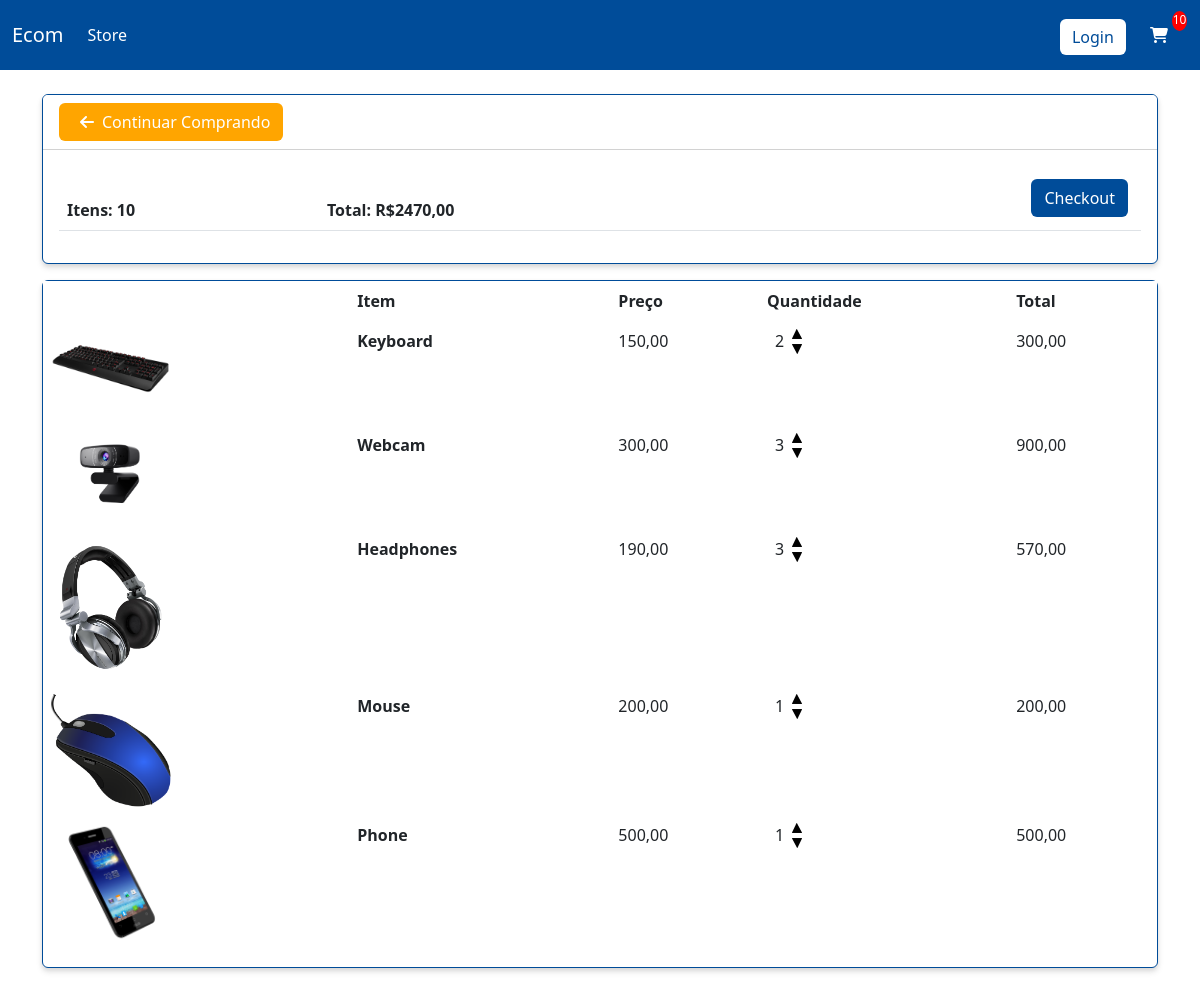
The page /cart/ (signed in) on the database as committed earlier.
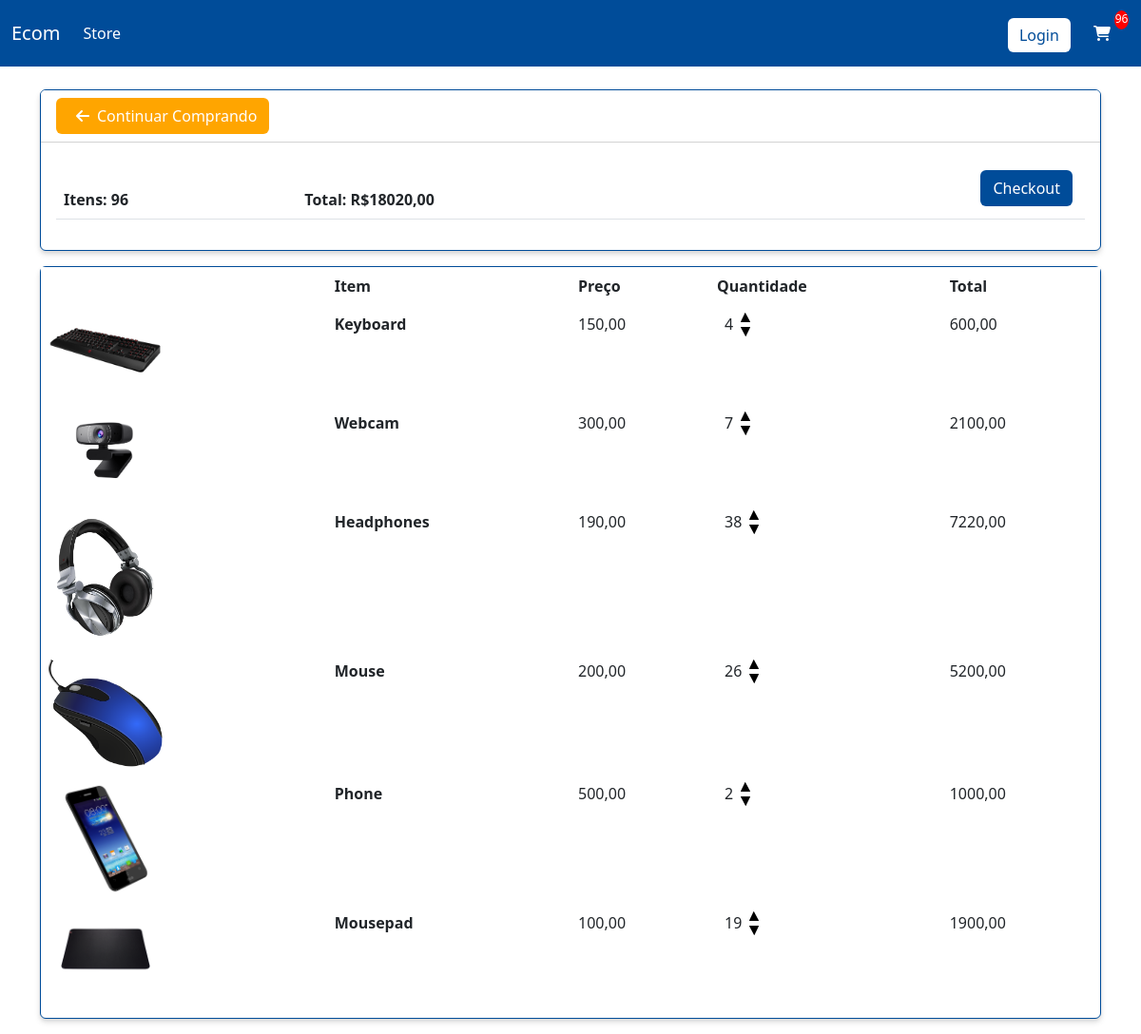
The same page on the database as committed later.
### store/models.py (models this page shows, shortened)
class Pedido(models.Model):
    cliente = models.ForeignKey(Cliente, on_delete=models.SET_NULL, blank=True, null=True)
    data = models.DateTimeField(auto_now_add=True)
    completo = models.BooleanField(default=False, null=True, blank=False)
    transacao_id = models.CharField(max_length=200, null=True)
    @property
    def valor_total_carrinho(self):
        itempedido = self.itempedido_set.all()
        total = sum([item.valor_total for item in itempedido])
        return total
    @property
    def valor_total_itens(self):
        itempedido = self.itempedido_set.all()
        total = sum([item.quantidade for item in itempedido])
        return total

class ItemPedido(models.Model):
    produto = models.ForeignKey(Produto, on_delete=models.SET_NULL, blank=True, null=True)
    pedido = models.ForeignKey(Pedido, on_delete=models.SET_NULL, blank=True, null=True)
    quantidade = models.IntegerField(default=0, null=True, blank=False)
    data_add = models.DateTimeField(auto_now_add=True)
    @property
    def valor_total(self):
        total = self.produto.preco * self.quantidade
        return total

class Produto(models.Model):
    nome = models.CharField(max_length=200, null=True)
    preco = models.FloatField()
    digital = models.BooleanField(default=False, null=True, blank=False)
    imagem = models.ImageField(null=True, blank=True)
    @property
    def imagemURL(self):
        try:
            url = self.imagem.url
        except:
            url = ''
        return url

### store/views.py (the view)
# urls.py: path('cart/', views.cart, name='cart'),
def cart(request):
    if request.user.is_authenticated:
        cliente = request.user.cliente
        pedido, created = Pedido.objects.get_or_create(cliente=cliente, completo=False)
        itens = pedido.itempedido_set.all()
        itensCarrinho = pedido.valor_total_itens
    else:
        itens = []
        itensCarrinho = pedido['valor_total_itens']
        pedido = {'valor_total_itens': 0, 'valor_total_carrinho':0}
    context = {'itens': itens, 'pedido': pedido, 'itensCarrinho':itensCarrinho}
    return render(request, 'store/cart.html', context)

### store/templates/store/cart.html
{% extends 'store/main.html' %}
{% load static %}
{% block content %}
    <div class="row">
        <div class="col-lg-12">
            <div class="card">
                <div class="card-header">
                    <a class="btn btn-continue" href="{% url 'store' %}"><i class="fa-solid fa-arrow-left mx-2"></i>Continuar Comprando</a>
                </div>
                <div class="card-body">
                    <table class="table">
                        <thead>
                            <tr>
                                <th scope="col">Itens: {{ pedido.valor_total_itens }}</th>
                                <th scope="col">Total: R${{ pedido.valor_total_carrinho|floatformat:2 }}</th>
                                <th scope="col"><a  style="float:right; margin:5px;" class="btn" id="btn-checkout" href="{% url 'checkout' %}">Checkout</a></th>
                            </tr>
                        </thead>
                    </table>
                </div>
            </div>
        </div>
    </div>
    <div class="row my-3">
        <div class="col-lg-12">
            <div class="card">
                <table class="table table-borderless">
                    <thead>
                        <tr>
                            <th scope="col"></th>
                            <th scope="col">Item</th>
                            <th scope="col">Preço</th>
                            <th scope="col">Quantidade</th>
                            <th scope="col">Total</th>
                        </tr>
                    </thead>
                    <tbody>
                        {% for item in itens %}
                            <tr class="tr" >
                                <td><img src="{{ item.produto.imagemURL }}" class="row-img" alt="..."></td>
                                <td scope="row"><strong>{{ item.produto.nome }}</strong></td>
                                <td>{{ item.produto.preco|floatformat:2 }}</td>
                                <td id="info2">
                                    <div class="number">
                                        <span id="number-quantity" class="mx-2">{{ item.quantidade }}</span>
                                    </div>
                                    <div class="icons-up-down">
                                        <div class="pai_img_cart1">
                                            <img data-produto="{{produto.id}}" src="{% static 'store/images/flecha_cima.png' %}" class="img_cart att-cart" data-acao="add" alt="">
                                        </div>
                                        <div class="pai_img_cart">
                                            <img data-produto="{{produto.id}}" src="{% static 'store/images/flecha_baixo.png' %}" class="img_cart att-cart" data-acao="remover" alt="">
                                        </div>
                                    </div>
                                </td>
                                <td>{{ item.valor_total|floatformat:2 }}</td>
                            </tr>
                        {% endfor %}
                    </tbody>
                </table>
            </div>
        </div>
    </div>
{% endblock %}

### store/templates/store/main.html (shortened to what this page needs)
<!DOCTYPE html>
{% load static %}
<html lang="en">
    <head>
        <link href="https://cdn.jsdelivr.net/npm/bootstrap@5.3.0-alpha3/dist/css/bootstrap.min.css" rel="stylesheet">
        <link rel="stylesheet" type="text/css" href="{% static 'store/css/main.css' %}">
</head>
<body>
    <nav class="navbar navbar-expand-lg bg-body-tertiary">
        <div class="container-fluid">
            <a class="navbar-brand" href="{% url 'store' %}">Ecom</a>
            <div class="collapse navbar-collapse" id="navbarSupportedContent">
                <ul class="navbar-nav me-auto mb-2 mb-lg-0">
                    <li class="nav-item">
                        <a class="nav-link active" aria-current="page" href="{% url 'store' %}">Store <span class="sr-only">(current)</span></a>
                    </li>
                </ul>
            </div>
            <div class="form-inline my-2 my-lg-0 mx-3">
                <a href="#"class="btn mx-3">Login</a>
                <a href="{% url 'cart' %}">
                    <i class="fa-sharp fa-solid fa-cart-shopping mx-1 my-3"></i>
                </a>
                <p id="cart-total">{{itensCarrinho}}</p>
            </div>
        </div>
    </nav>
    <div class="container">
        <br>
        {% block content %}
        {% endblock content %}
    </div>
</body>
</html>

### store/static/store/css/main.css (style rules this page uses)
.navbar { background-color: #004C99!important; height: 70px; }
#cart-total { display: inline-block; position: absolute; text-align: center; color: white; background-color: red; width: 15px; height: 20px; border-radius: 50%; font-size: 12px; }
.navbar-brand { color: white; }
.nav-item .nav-link { color: white!important; }
.form-inline .btn { background-color: white; border: white; color: #004C99; }
.fa-sharp { color: white; }
.card { border: solid 1px #004C99; box-shadow: 0 4px 6px rgba(0, 0, 0, 0.1), 0 2px 4px rgba(0, 0, 0, 0.08); }
.card-header { background-color: white; }
.card-header .btn { background-color: #FFA500; color: white; }
#btn-checkout { background-color:#004C99; color: white; }
.row-img { width: 120px; }
#info2 { display: flex; }
#info2 .number { margin-bottom: 64px; }
.tr { align-items: center; }
.img_cart { width: 10px; height: 10px; display: inline-block; }
.pai_img_cart1 { position: relative; margin-bottom: 15px; }
.pai_img_cart { position: relative; }
.img_cart { position: absolute; top: 0; }

Rows that differ between the two databases and show on the page:
changed through a linked row, Pedido: valor_total_itens "10" → "96"; valor_total_carrinho "2470,00" → "18020,00"
changed ItemPedido "Keyboard": quantidade "2" → "4"; valor_total "300,00" → "600,00"
changed ItemPedido "Webcam": quantidade "3" → "7"; valor_total "900,00" → "2100,00"
changed ItemPedido "Headphones": quantidade "3" → "38"; valor_total "570,00" → "7220,00"
changed ItemPedido "Mouse": quantidade "1" → "26"; valor_total "200,00" → "5200,00"
changed ItemPedido "Phone": quantidade "1" → "2"; valor_total "500,00" → "1000,00"
added ItemPedido: produto.imagemURL (picture), produto.nome "Mousepad", produto.preco "100,00", quantidade "19", valor_total "1900,00"
Other text that changed with them:
{{ itensCarrinho }}: "10" → "96"
